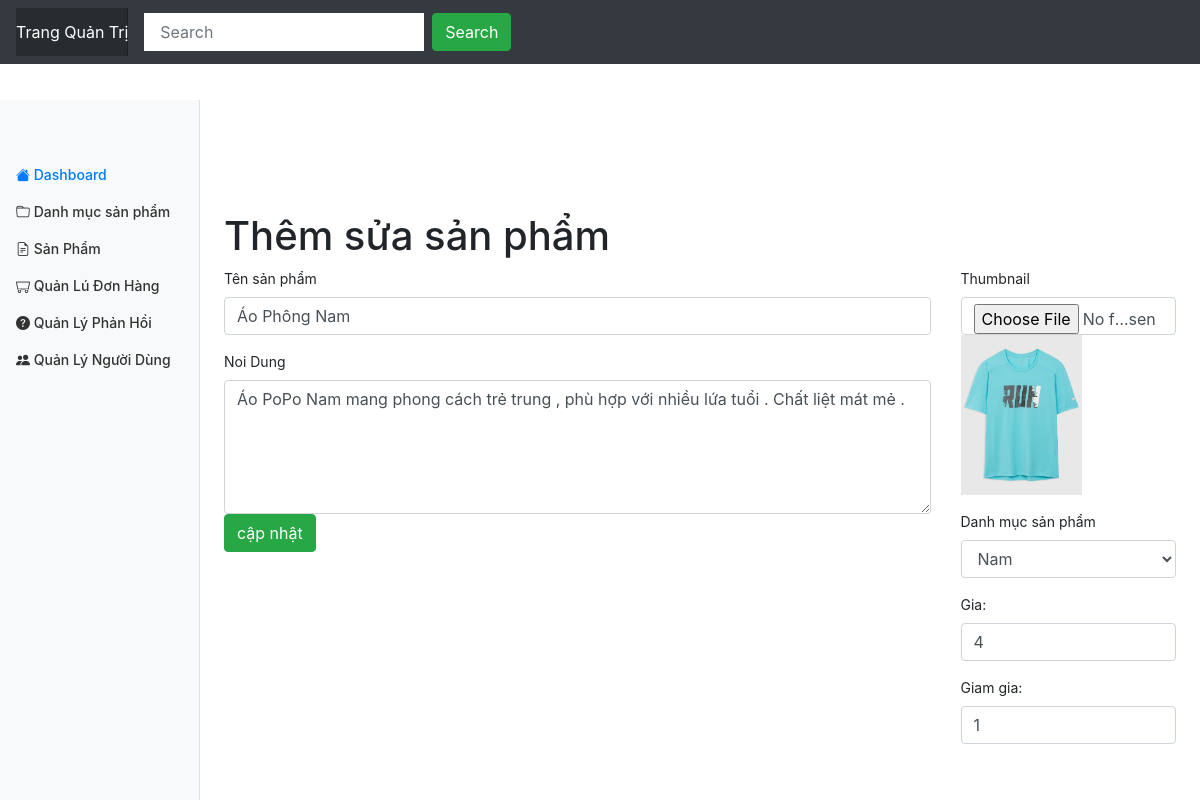
Screenshot of /admin/product/editor.php?id=5 (signed in) with the database file from the repository.
### tables this page shows
CREATE TABLE `product` (
  `id` int(11) NOT NULL,
  `category_id` int(11) DEFAULT NULL,
  `title` varchar(250) DEFAULT NULL,
  `price` int(11) DEFAULT NULL,
  `discount` int(11) DEFAULT NULL,
  `thumbnail` varchar(500) DEFAULT NULL,
  `description` longtext DEFAULT NULL,
  `created_at` datetime DEFAULT NULL,
  `updated_at` datetime DEFAULT NULL,
  `deleted` int(11) DEFAULT NULL
);

### database/dbhelper.php (called while the page is built, shortened)
<?php
function executeResult($sql,$isSingle = false){
	$data = null;
	$conn = mysqli_connect(HOST,USERNAME,PASSWORD,DATABASE);
	mysqli_set_charset($conn,'utf8');
	$resultset = mysqli_query($conn,$sql);
	if($isSingle){
		$data = mysqli_fetch_array($resultset,1);
	}else{
		$data = [];
		while(($row = mysqli_fetch_array($resultset,1)) != null){
			$data[] = $row;
		}
	}
	return $data;
}

### utils/utility.php (called while the page is built, shortened)
<?php
function fixUrl($thumbnail, $rootPath="../../"){
   if(stripos($thumbnail, 'http://') !==false || stripos($thumbnail, 'https://') !== false ){
   }else{
      $thumbnail = $rootPath.$thumbnail;
   }
   return $thumbnail;
}
?>

### admin/product/editor.php (the view, shortened to what this page needs)
<?php
    require_once'..\layouts\header.php';
    require_once'form_save.php';
    $id = getGet('id');
    if($id != '' && $id >0 ){
     $sql = "select * from product where id='$id' and deleted = 0";
    $userItem = executeResult($sql,true);
    if($userItem != null){
      $thumbnail = $userItem['thumbnail'];
      $title = $userItem['title'];
      $price = $userItem['price'];
      $discount = $userItem['discount'];
      $category_id = $userItem['category_id'];
       $description = $userItem['description'];
    }else{
      $id = 0;
    }
    }
     $sql = "select * from category";
     $categoryItems = executeResult($sql);
?>
<link href="https://cdn.jsdelivr.net/npm/summernote@0.8.18/dist/summernote.min.css" rel="stylesheet">
<div class="row">
  <div class="col-md-12 table-responsive">
    <h1 style="margin-top:100px">Thêm sửa sản phẩm</h1>
    <div class="panel panel-primary">
      <div class="panel-body">
        <form method="post" enctype="multipart/form-data">
          <div class="row">
            <div class="col-md-9 col-12">
              <div class="form-group">
          <label for="usr">Tên sản phẩm</label>
          <input required="true" type="text" class="form-control" id="usr" name="title" value="<?=$title?>">
        </div>
        <div class="form-group">
          <label for="pwd">Noi Dung</label>
          <textarea class="form-control" rows="5"
          name="description" id="description"><?=$description?></textarea>
           <button class="btn btn-success">cập nhật</button>
        </div>
            </div>
            <div class="col-md-3 col-12">
              <div class="form-group">
          <label for="thumbnail">Thumbnail</label>
          <input required="true" type="file" class="form-control" id="thumbnail" name="thumbnail" accept=".jpg, .png, .jpeg, .gif, .bmp, .tif, .tiff|image/*">
          <img id="thumbnail_img" src="<?=fixUrl($thumbnail)?>" style="max-height: 160px;">
        </div>
              <div class="form-group">
          <label for="usr">Danh mục sản phẩm</label>
          <select class="form-control" name="category_id" id="category_id" required="true">
             <?php
              foreach ($categoryItems as $item) {
                if($item['id'] == $category_id){
                  echo'<option selected value="'.$item['id'].'">'.$item['name'].'</option>';
                }else{
                  echo'<option value="'.$item['id'].'">'.$item['name'].'</option>';
                }
              }
             ?>
          </select>
        </div>
        <div class="form-group">
          <label for="price">Gia:</label>
          <input required="true" type="number" class="form-control" id="price" name="price" value="<?=$price?>">
        </div>
        <div class="form-group">
          <label for="discount">Giam gia:</label>
          <input required="true" type="text" class="form-control" id="discount" name="discount" value="<?=$discount?>">
        </div>
            </div>
          </div>
        </form>
      </div>
    </div>
  </div>
</div>
<?php
     require_once'..\layouts\footer.php';
 ?>

### assets/css/dashboard.css (style rules this page uses)
body { font-size: .875rem; }

### rows the page displays
product: title "Áo Phông Nam", description "Áo PoPo Nam mang phong cách trẻ trung , phù hợp với nhiều lứa tuổi . Chất liệt mát mẻ .", thumbnail (picture), price "4", discount "1"

### other values shown
form field category_id "Nam"
